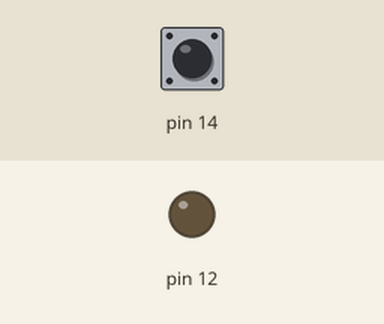
Simulated run of this sketch. Board: Arduino Uno, built with avr-gcc and run on an emulated ATmega328P. Parts: output pins drawn as LEDs (lit = HIGH). Inputs (shaded band) come from the test bench; at power-on: pin 14 HIGH.

Above: at 1.2 s.
1.3 s: pin 14 pulled LOW for 0.15 s
At 1.37 s:
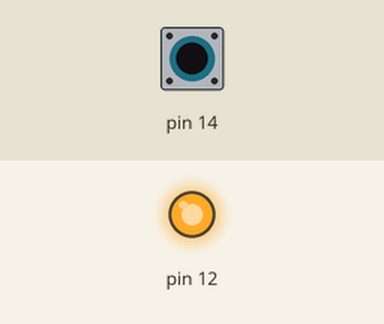
2.9 s: pin 14 pulled LOW for 3.2 s
At 7.4 s:
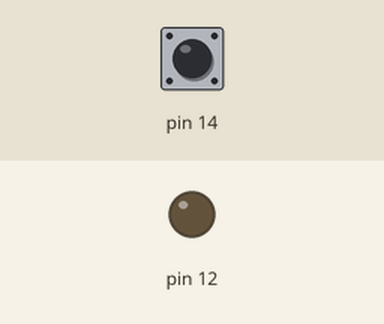
Timing chart, 0 to 8.9 s (numbered marks = the images above; inputs shaded):
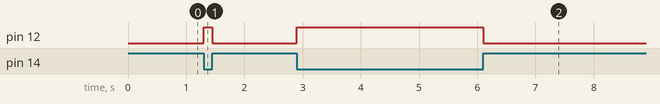

The sketch:

Praktikum_2___5.ino
```cpp
void setup() {
DDRC = 0x00;
PORTC = 0x01;
DDRB = 0x10;
}
void loop() {
if(bit_is_clear(PINC,0)) {
PORTB = 0x10;
}
else {
PORTB = 0x00;
}
}
```

Measured:
- after the input at 1.3 s, pin 12: LOW → HIGH at once, → LOW 0.15 s later
- after the input at 2.9 s, pin 12: LOW → HIGH at once, → LOW 3.2 s later
